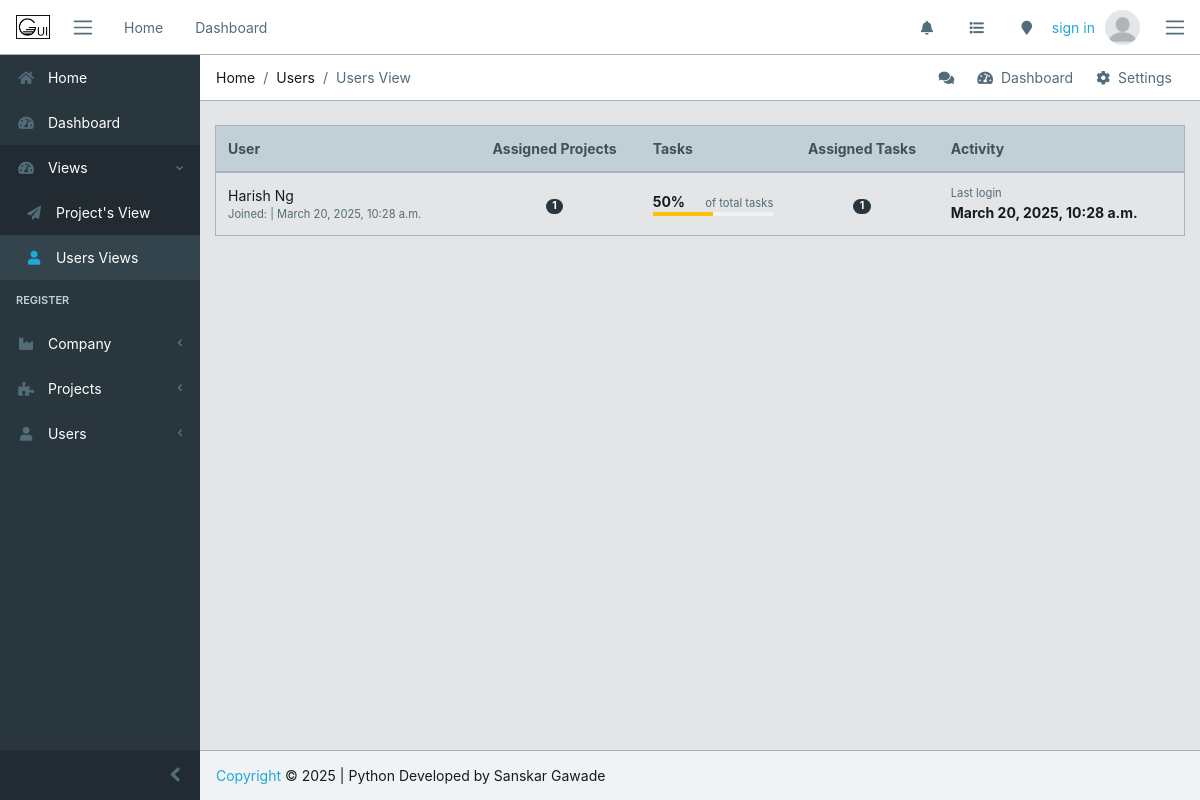
The app's page /register/users/ with its own data.
### register/models.py (models this page shows, shortened)
class UserProfile(models.Model):
    user    = models.ForeignKey(User, on_delete=models.CASCADE)
    company = models.ForeignKey(Company, on_delete=models.CASCADE)
    project = models.ManyToManyField(Project, blank=True)

### register/views.py (the view)
# urls.py: path('users/', views.usersView, name='users'),
def usersView(request):
    users = UserProfile.objects.all()
    tasks = Task.objects.all()
    context = {
        'users': users,
        'tasks': tasks,
    }
    return render(request, 'register/users.html', context)

### register/templates/register/users.html (shortened to what this page needs)
{% extends 'core/base.html' %}
{% load static %}
{% block breadcrumb %}
        <li class="breadcrumb-item">Home</li>
        <li class="breadcrumb-item">Users</li>
        <li class="breadcrumb-item active">Users View</li>
{% endblock breadcrumb%}
{% block content %}
<div class="container-fluid">
    <div class="animated fade-in">
        <div class="row">
            <table class="table table-responsive-sm table-hover table-outline mb-5 ">
                <thead class="thead-light">
                <tr>
                    <th>User</th>
                    <th class="text-center">Assigned Projects</th>
                    <th>Tasks</th>
                    <th class="text-center">Assigned Tasks</th>
                    <th>Activity</th>
                </tr>
            </thead>
                    <tbody>
                        {% for user1 in users %}
                        <tr>
                            <td>
                                {% if user1.user.get_full_name %}
                                <div>{{ user1.user.get_full_name }}{% if user1.user.is_staff %} <span class="badge badge-pill badge-dark"> staff</span> {% endif %}</div>
                                {% else %}
                                <div>{{ user1.user.username }}{% if user1.user.is_staff %} <span class="badge badge-pill badge-dark"> staff</span> {% endif %}</div>
                                {% endif %}
                                <div class="small text-muted">
                                <span>Joined:</span> | {{ user1.user.date_joined }}
                                </div>
                            </td>
                            <td class="text-center">
                                <span class="badge badge-pill badge-dark">{{ user1.user.project_set.all.count }}</span>
                            </td>
                            <td>
                                <div class="clearfix">
                                <div class="float-left">
                                <strong>{% widthratio user1.user.task_set.values.count  tasks.count 100 %}%</strong>
                                </div>
                                <div class="float-right">
                                <small class="text-muted">of total tasks</small>
                                </div>
                                </div>
                                <div class="progress progress-xs">
                                <div class="progress-bar bg-warning" role="progressbar" style="width: {% widthratio user1.user.task_set.values.count tasks.count 100 %}%" aria-valuenow="74" aria-valuemin="0" aria-valuemax="100"></div>
                                </div>
                            </td>
                            <td class="text-center">
                                <span class="badge badge-pill badge-dark">{{ user1.user.task_set.values.count }}</span>
                            </td>
                            <td>
                                <div class="small text-muted">Last login</div>
                                <strong>{{ user1.user.last_login }}</strong>
                            </td>
                        </tr>
                        {% endfor %}
                    </tbody>
                </table>
            </div>
        </div>
    </div>
</div>
{% endblock %}

### records on screen
UserProfile: user.get_full_name "Harish Ng", user.date_joined "March 20, 2025, 10:28 a.m.", user.project_set.all.count "1", user "50", user.task_set.values.count "1", user.last_login "March 20, 2025, 10:28 a.m."
